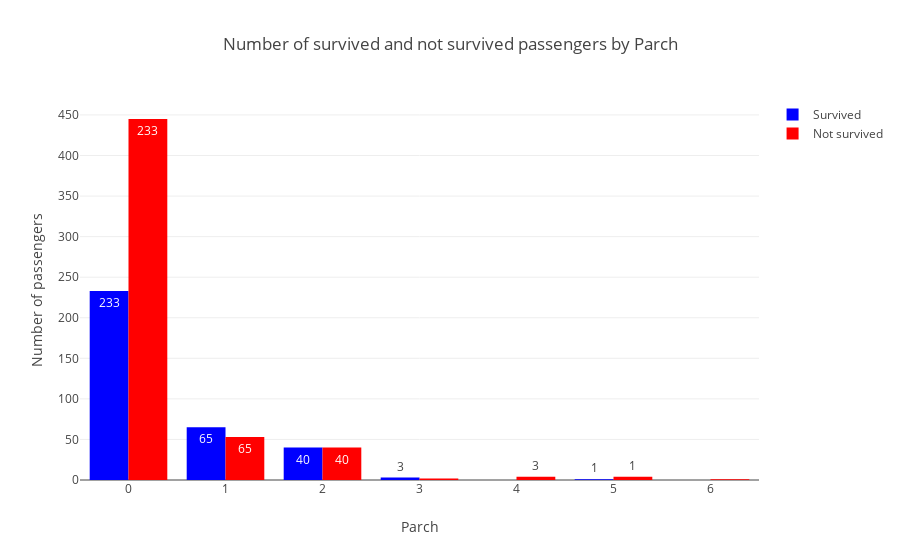

Notebook cell for this chart:
### Code cell
plot_survived_bar(get_survived_categories(train_df,'Parch'), 'Parch')

### Figure 1 — Plotly figure (JSON) as saved in the notebook; plotly's stock layout.template omitted (floating-point values rounded to 4 significant figures)
{"data": [{"marker": {"color": "Blue"}, "name": "Survived", "text": [233.0, 65.0, 40.0, 3.0, 1.0], "type": "bar", "uid": "a54e1032-bcdc-4293-b70d-608eceff5298", "x": [0, 1, 2, 3, 5], "y": [233, 65, 40, 3, 1]}, {"marker": {"color": "Red"}, "name": "Not survived", "text": [233.0, 65.0, 40.0, 3.0, 1.0], "type": "bar", "uid": "6292e111-bc56-493a-b09e-25b260499045", "x": [0, 1, 2, 4, 5, 3, 6], "y": [445, 53, 40, 4, 4, 2, 1]}], "layout": {"hovermode": "closest", "title": {"text": "Number of survived and not survived passengers by Parch"}, "xaxis": {"showticklabels": true, "title": {"text": "Parch"}}, "yaxis": {"title": {"text": "Number of passengers"}}}}
